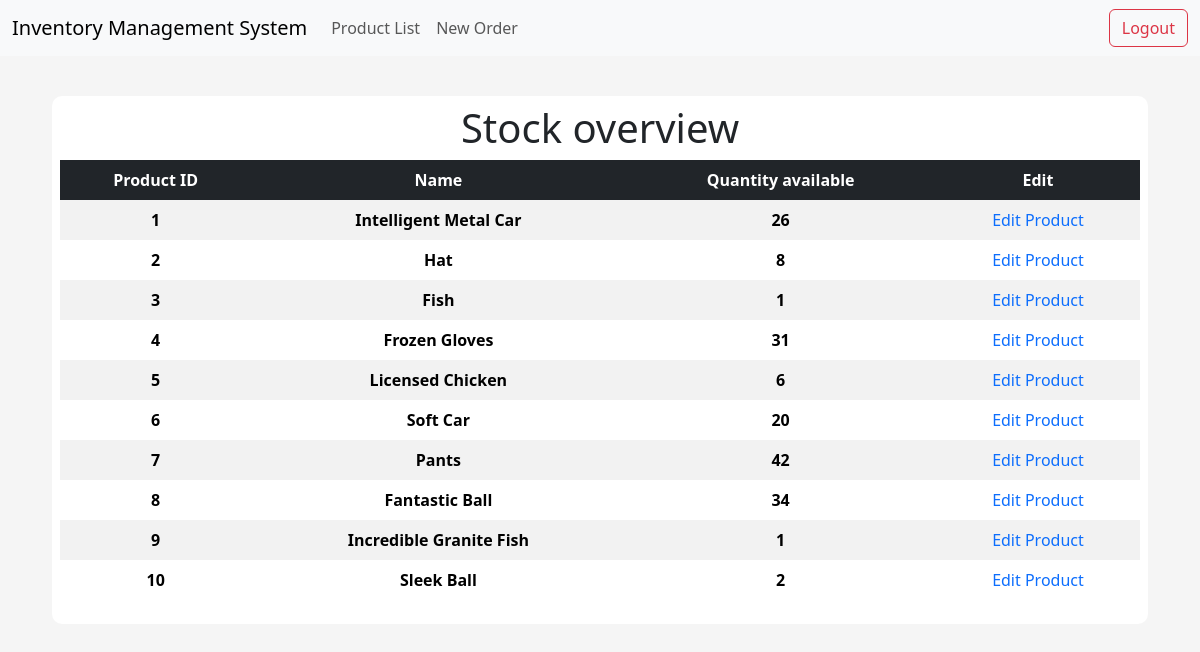
Page /products on the committed database.
### app/models/tables.py (models this page shows, shortened)
class Product(db.Model):
    __tablename__ = "product"
    id = db.Column(db.Integer, primary_key=True)
    name = db.Column(db.String(50), nullable=False, unique=True)
    price = db.Column(db.Float, nullable=False)
    quantity_available = db.Column(db.Integer)

### app/controllers/default.py (the view)
@app.route("/products", methods=["GET", "POST"])
def products():
    products = Product.query.order_by(Product.id).all()
    return render_template("products_list.html", products=products)

### app/templates/products_list.html
{% extends "index.html" %}
{% block body %}
<div class="content-section">
    <div class="title">
        <h1>Stock overview</h1>
    </div>
    <table class="table table-striped table-borderless table-hover text-center">
        <thead class="table-dark table-sm">
            <tr>
                <th scope="col">Product ID</th>
                <th scope="col">Name</th>
                <th scope="col">Quantity available</th>
                <th scope="col">Edit</th>
            </tr>
        </thead>
        <tbody>
            {% for product in products %}
            <tr>
                <th scope="row">{{ product.id }}</th>
                <th scope="row">{{ product.name }}</th>
                <th scope="row">{{ product.quantity_available }}</th>
                <td><a style="text-decoration: none;" href="{{ url_for('product', id=product.id)}}"> Edit Product </a></td>
            </tr>
            {% endfor %}
        </tbody>
    </table>
</div>
{% endblock body %}

### app/templates/index.html (shortened to what this page needs)
<!DOCTYPE html>
<html lang="en">
<head>
    <link href="https://cdn.jsdelivr.net/npm/bootstrap@5.3.2/dist/css/bootstrap.min.css" rel="stylesheet">
    <link rel="stylesheet" href="{{ url_for('static', filename='css/main.css') }}">
    <link href="//netdna.bootstrapcdn.com/font-awesome/3.2.1/css/font-awesome.css" rel="stylesheet">
</head>
<body>
    {% include "navbar.html" %}
      <div class="container-fluid main-container">
        {% block body %}{% endblock body %}
      </div>
</body>
</html>

### app/templates/navbar.html (shortened to what this page needs)
<nav class="navbar navbar-expand-lg bg-body-tertiary">
    <div class="container-fluid">
      <a class="navbar-brand" href="{{ url_for('index') }}">Inventory Management System</a>
      <div class="collapse navbar-collapse" id="navbarSupportedContent">
        <ul class="navbar-nav me-auto mb-2 mb-lg-0">
          <li class="nav-item">
            <a class="nav-link" href="{{ url_for('products') }}">Product List</a>
          </li>
          <li class="nav-item">
            <a class="nav-link" href="{{ url_for('create_order') }}">New Order</a>
          </li>
        </ul>
        <form class="d-flex" action="{{ url_for('logout') }}">
          <button type="submit" class="btn btn-outline-danger">Logout</button>
        </form>
      </div>
    </div>
  </nav>

### app/static/css/main.css (style rules this page uses)
body { background-color: rgb(245, 245, 245); }
.content-section { background: #fff; margin: 40px; padding: 0.5rem 0.5rem; border-radius: 10px; }
.title h1 { text-align: center; align-items: center; }

### rows in the picture
Product: id "1", name "Intelligent Metal Car", quantity_available "26"
Product: id "2", name "Hat", quantity_available "8"
Product: id "3", name "Fish", quantity_available "1"
Product: id "4", name "Frozen Gloves", quantity_available "31"
Product: id "5", name "Licensed Chicken", quantity_available "6"
Product: id "6", name "Soft Car", quantity_available "20"
Product: id "7", name "Pants", quantity_available "42"
Product: id "8", name "Fantastic Ball", quantity_available "34"
Product: id "9", name "Incredible Granite Fish", quantity_available "1"
Product: id "10", name "Sleek Ball", quantity_available "2"
